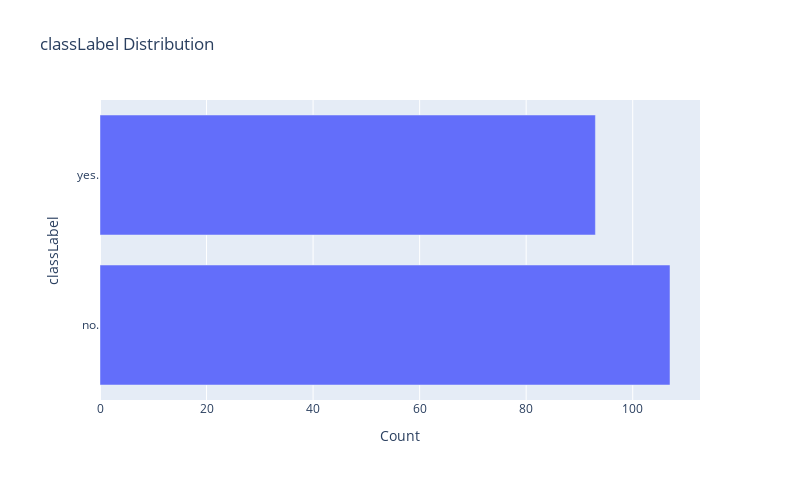

Write notebook code for a chart like this one.
### Markdown cell above
From the plot above it is obvious that the target variable is sever unbalanced. For better understanding the data EDA will proceed firstly. After EDA possibly data processing pipeline could be reorganized and solving imbalance in target variable would be applied before EDA. 

Since v17 differs from target in valdiation data set, I check out distribution of these two parameters on valdiation dataset.

### Code cell
utils.plot_categorical_variable(validation_data,'classLabel')

### Figure 1 — Plotly figure (JSON) as saved in the notebook; plotly's stock layout.template omitted (floating-point values rounded to 4 significant figures)
{"data": [{"alignmentgroup": "True", "hovertemplate": "count=%{x}<br>classLabel=%{y}<extra></extra>", "legendgroup": "", "marker": {"color": "#636efa", "pattern": {"shape": ""}}, "name": "", "offsetgroup": "", "orientation": "h", "showlegend": false, "textposition": "auto", "type": "bar", "x": [107, 93], "xaxis": "x", "y": ["no.", "yes."], "yaxis": "y"}], "layout": {"barmode": "relative", "height": 500, "legend": {"tracegroupgap": 0}, "margin": {"b": 100, "l": 100, "r": 100, "t": 100}, "title": {"text": "classLabel Distribution"}, "width": 800, "xaxis": {"anchor": "y", "domain": [0, 1], "title": {"text": "Count"}}, "yaxis": {"anchor": "x", "domain": [0, 1], "title": {"text": "classLabel"}}}}
